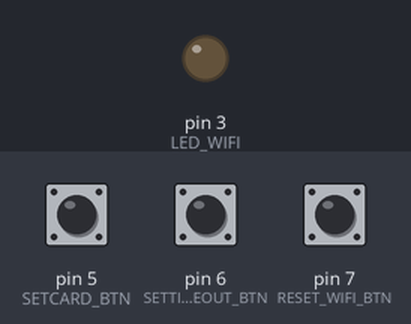
Bench run of a sketch on a simulated Arduino Uno, built with avr-gcc and run on an emulated ATmega328P. On the bench: output pins drawn as LEDs (lit = HIGH). The inputs (shaded band) are chosen by the test bench; at power-on: pin 6 (SETTIMEOUT_BTN) LOW, pin 5 (SETCARD_BTN) LOW, pin 7 (RESET_WIFI_BTN) LOW.

Above: at 1.2 s.
1.3 s: pin 6 (SETTIMEOUT_BTN) pulled HIGH for 0.15 s
At 1.4 s:
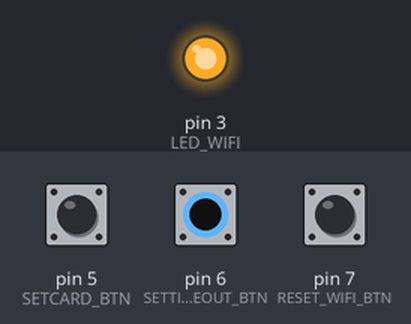
3.0 s: pin 6 (SETTIMEOUT_BTN) pulled HIGH for 3.2 s
At 7.5 s:
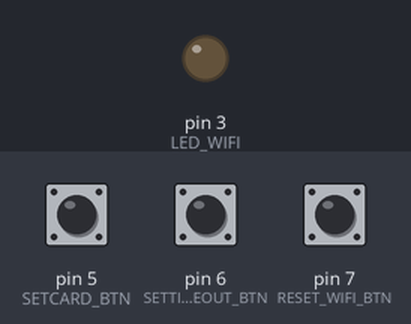
Timing chart, 0 to 9.0 s (numbered marks = the images above; inputs shaded):
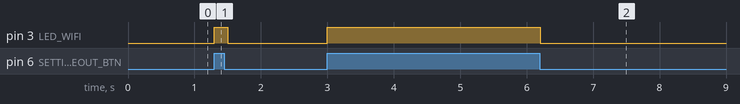

Measured:
- after the input at 1.3 s, pin 3 (LED_WIFI): LOW → HIGH at once, → LOW 0.20 s later
- after the input at 3.0 s, pin 3 (LED_WIFI): LOW → HIGH at once, → LOW 3.2 s later

The sketch:

TestPeripherals.ino
```cpp
#define LED_WIFI 3
#define RESET_WIFI_BTN  7
#define SETCARD_BTN     5
#define SETTIMEOUT_BTN  6
#define BUZZER   4

void setup() {
  // put your setup code here, to run once:
  pinMode(LED_WIFI, OUTPUT);
  pinMode(RESET_WIFI_BTN, INPUT);
  pinMode(SETCARD_BTN, INPUT);
  pinMode(SETTIMEOUT_BTN, INPUT);
  pinMode(BUZZER, INPUT);
}

void loop() {
  // put your main code here, to run repeatedly:
  int result = digitalRead(RESET_WIFI_BTN);
  if (result == HIGH)
  {
    Serial.println("Reset WiFi button is pushed");
  }
  result = digitalRead(SETCARD_BTN);
  if (result == HIGH)
  {
    Serial.println("Set card button is pushed");
  }
  result = digitalRead(SETTIMEOUT_BTN);
  if (result == HIGH)
  {
    digitalWrite(LED_WIFI, HIGH);
    // Serial.println("Set timeout button is high");
  }
  else
  {
    digitalWrite(LED_WIFI, LOW);
    // Serial.println("Set timeout button is low");
  }


  delay(100);
}
```
